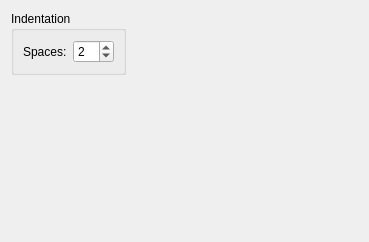
<?xml version="1.0" encoding="UTF-8"?>
<ui version="4.0">
 <class>XmlFormatWidget</class>
 <widget class="QWidget" name="XmlFormatWidget">
  <property name="geometry">
   <rect>
    <x>0</x>
    <y>0</y>
    <width>369</width>
    <height>242</height>
   </rect>
  </property>
  <property name="windowTitle">
   <string>XML Formatter Settings</string>
  </property>
  <layout class="QVBoxLayout" name="verticalLayout_2">
   <item>
    <layout class="QHBoxLayout" name="horizontalLayout_2">
     <item>
      <widget class="QGroupBox" name="groupBox">
       <property name="title">
        <string>Indentation</string>
       </property>
       <layout class="QVBoxLayout" name="verticalLayout">
        <item>
         <layout class="QHBoxLayout" name="horizontalLayout">
          <item>
           <widget class="QLabel" name="label">
            <property name="text">
             <string>Spaces:</string>
            </property>
           </widget>
          </item>
          <item>
           <widget class="QSpinBox" name="spinBox">
            <property name="value">
             <number>2</number>
            </property>
           </widget>
          </item>
         </layout>
        </item>
       </layout>
      </widget>
     </item>
     <item>
      <spacer name="horizontalSpacer">
       <property name="orientation">
        <enum>Qt::Horizontal</enum>
       </property>
       <property name="sizeHint" stdset="0">
        <size>
         <width>40</width>
         <height>20</height>
        </size>
       </property>
      </spacer>
     </item>
    </layout>
   </item>
   <item>
    <spacer name="verticalSpacer">
     <property name="orientation">
      <enum>Qt::Vertical</enum>
     </property>
     <property name="sizeHint" stdset="0">
      <size>
       <width>20</width>
       <height>166</height>
      </size>
     </property>
    </spacer>
   </item>
  </layout>
 </widget>
 <resources/>
 <connections/>
</ui>
